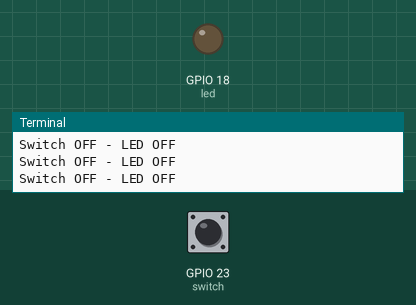
Simulated run of this program. Board: Raspberry Pi (BCM pin numbers). On the bench: output pins drawn as LEDs (lit = HIGH), the last lines printed to the terminal. Inputs (shaded band) come from the test bench; at power-on: GPIO 23 (switch) HIGH.

Above: at 1.2 s.
1.3 s: GPIO 23 (switch) pulled LOW for 0.15 s
At 1.5 s:
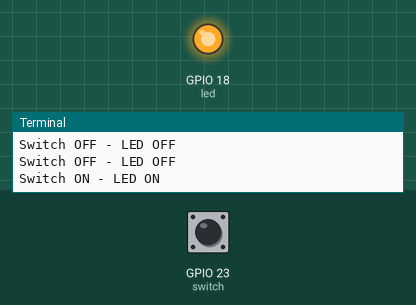
3.1 s: GPIO 23 (switch) pulled LOW for 3.2 s
At 7.1 s:
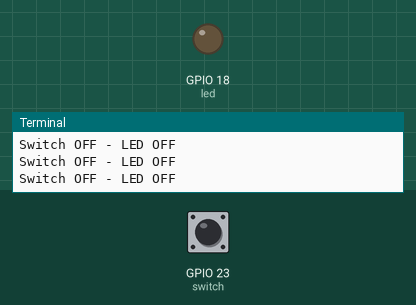
Timing chart, 0 to 8.6 s (numbered marks = the images above; inputs shaded):
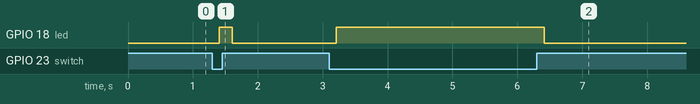

Measured:
- after the input at 1.3 s, GPIO 18 (led): LOW → HIGH after 0.10 s, → LOW 0.20 s later
- after the input at 3.1 s, GPIO 18 (led): LOW → HIGH after 0.11 s, → LOW 3.2 s later

The program:

switch1.py
```python
import RPi.GPIO as GPIO
import time

led = 18
switch = 23

GPIO.setmode(GPIO.BCM)
GPIO.setup(switch, GPIO.IN, pull_up_down=GPIO.PUD_UP)
GPIO.setup(led, GPIO.OUT)

try:
    while True:
        switch_state = GPIO.input(switch)
        time.sleep(0.1)

        if switch_state == 0:
            print("Switch ON - LED ON")
            GPIO.output(led, GPIO.HIGH)
        elif switch_state == 1:
            print("Switch OFF - LED OFF")
            GPIO.output(led, GPIO.LOW)

except KeyboardInterrupt:
    GPIO.cleanup()
```
